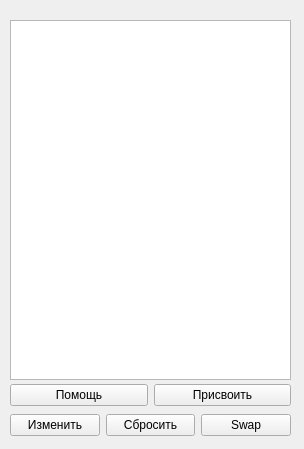
<?xml version="1.0" encoding="UTF-8"?>
<ui version="4.0">
 <class>MainWindow</class>
 <widget class="QMainWindow" name="MainWindow">
  <property name="geometry">
   <rect>
    <x>0</x>
    <y>0</y>
    <width>304</width>
    <height>449</height>
   </rect>
  </property>
  <property name="windowTitle">
   <string>MainWindow</string>
  </property>
  <widget class="QWidget" name="centralwidget">
   <widget class="QTableView" name="tableView">
    <property name="geometry">
     <rect>
      <x>10</x>
      <y>20</y>
      <width>281</width>
      <height>360</height>
     </rect>
    </property>
    <property name="editTriggers">
     <set>QAbstractItemView::AnyKeyPressed|QAbstractItemView::DoubleClicked|QAbstractItemView::EditKeyPressed</set>
    </property>
    <attribute name="horizontalHeaderDefaultSectionSize">
     <number>125</number>
    </attribute>
   </widget>
   <widget class="QWidget" name="horizontalLayoutWidget">
    <property name="geometry">
     <rect>
      <x>10</x>
      <y>380</y>
      <width>281</width>
      <height>31</height>
     </rect>
    </property>
    <layout class="QHBoxLayout" name="horizontalLayout">
     <item>
      <widget class="QPushButton" name="pushButton_help">
       <property name="text">
        <string>Помощь</string>
       </property>
      </widget>
     </item>
     <item>
      <widget class="QPushButton" name="assignButton">
       <property name="text">
        <string>Присвоить</string>
       </property>
      </widget>
     </item>
    </layout>
   </widget>
   <widget class="QWidget" name="horizontalLayoutWidget_2">
    <property name="geometry">
     <rect>
      <x>10</x>
      <y>410</y>
      <width>281</width>
      <height>31</height>
     </rect>
    </property>
    <layout class="QHBoxLayout" name="horizontalLayout_2">
     <item>
      <widget class="QPushButton" name="editButton">
       <property name="text">
        <string>Изменить</string>
       </property>
      </widget>
     </item>
     <item>
      <widget class="QPushButton" name="resetButton">
       <property name="text">
        <string>Сбросить</string>
       </property>
      </widget>
     </item>
     <item>
      <widget class="QPushButton" name="swapButton">
       <property name="text">
        <string>Swap</string>
       </property>
      </widget>
     </item>
    </layout>
   </widget>
  </widget>
  <widget class="QMenuBar" name="menubar">
   <property name="geometry">
    <rect>
     <x>0</x>
     <y>0</y>
     <width>304</width>
     <height>25</height>
    </rect>
   </property>
  </widget>
 </widget>
 <resources/>
 <connections/>
</ui>
